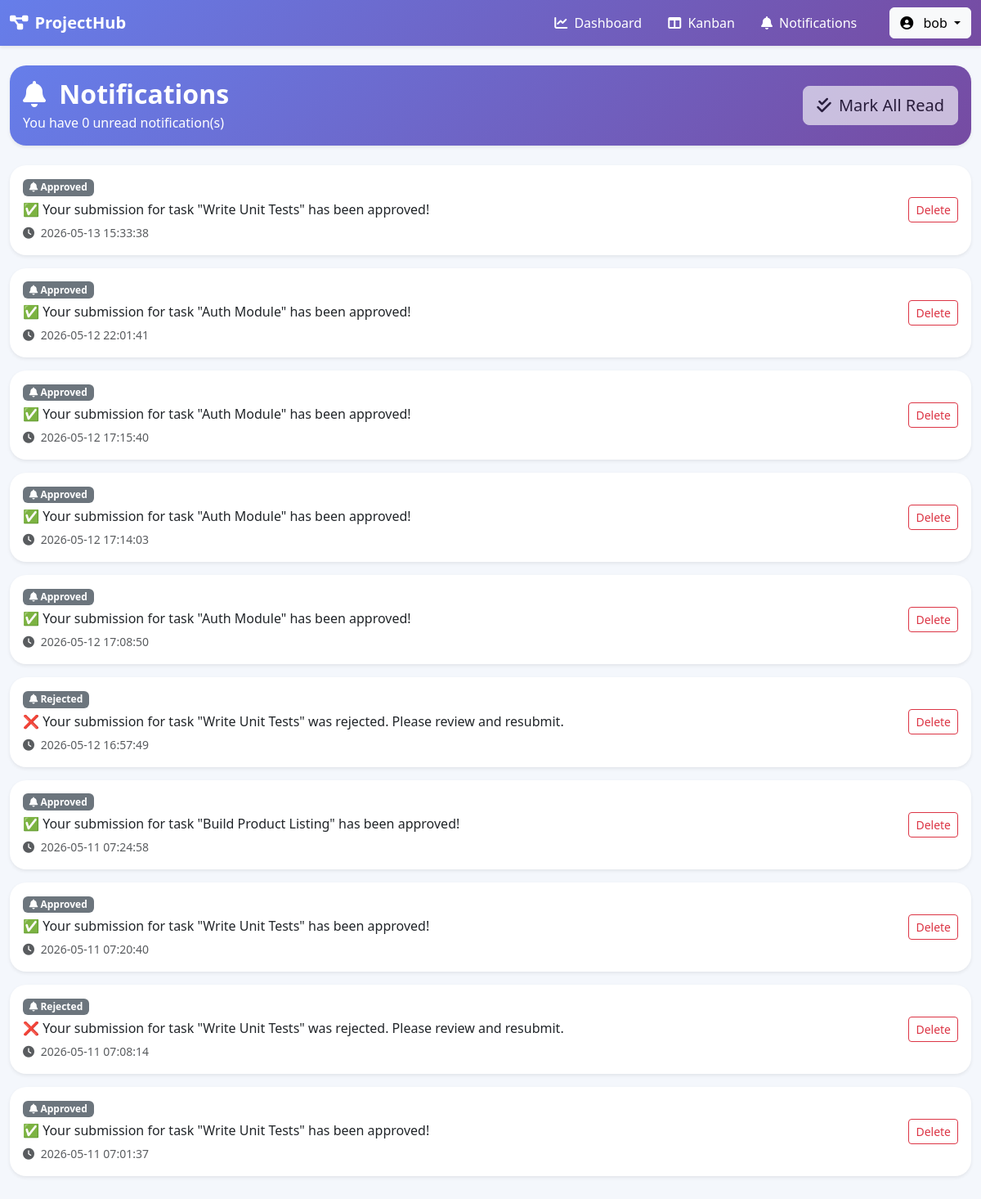
The page /views/user/notifications/list.php (signed in) on the database its author committed.
### tables this page shows
CREATE TABLE `notifications` (
  `id` int(11) NOT NULL,
  `user_id` int(11) NOT NULL,
  `task_id` int(11) NOT NULL,
  `type` enum('approved','rejected') NOT NULL,
  `message` text NOT NULL,
  `is_read` tinyint(1) DEFAULT 0,
  `created_at` timestamp NOT NULL DEFAULT current_timestamp()
);

### models/Notification.php (called while the page is built, shortened)
    <?php
class Notification {
    private $pdo;
    public function __construct($pdo) {
        $this->pdo = $pdo;
    }
    public function findNotificationsByUser($user_id) {
        $stmt = $this->pdo->prepare("
            SELECT * FROM notifications
            WHERE user_id = ?
            ORDER BY created_at DESC
            LIMIT 20
        ");
        $stmt->execute([$user_id]);
        return $stmt->fetchAll(PDO::FETCH_ASSOC);
    }
    public function countUnread($user_id) {
        $stmt = $this->pdo->prepare("
            SELECT COUNT(*) FROM notifications
            WHERE user_id = ? AND is_read = 0
        ");
        $stmt->execute([$user_id]);
        return (int) $stmt->fetchColumn();
    }
}
?>

### views/user/notifications/list.php (the view, shortened to what this page needs)
<?php
require_once(__DIR__ . "/../../../config/database.php");
require_once(__DIR__ . "/../../../models/Notification.php");
$notificationModel = new Notification($pdo);
$notifications = $notificationModel->findNotificationsByUser($_SESSION['user']['id']);
$unreadCount = $notificationModel->countUnread($_SESSION['user']['id']);
?>
<!DOCTYPE html>
<html lang="en">
<head>
<link href="https://cdn.jsdelivr.net/npm/bootstrap@5.3.3/dist/css/bootstrap.min.css" rel="stylesheet">
<link rel="stylesheet" href="https://cdnjs.cloudflare.com/ajax/libs/font-awesome/6.4.0/css/all.min.css">
</head>
<body>
<nav class="navbar navbar-expand-lg navbar-dark shadow-sm sticky-top">
    <div class="container-fluid">
        <a class="navbar-brand fw-bold" href="#">
            <i class="fas fa-project-diagram me-2"></i>ProjectHub
        </a>
        <div class="collapse navbar-collapse" id="navbarContent">
            <div class="navbar-nav ms-auto align-items-lg-center">
                <a href="../dashboard.php" class="nav-link text-white me-3">
                    <i class="fas fa-chart-line me-1"></i> Dashboard
                </a>
                <a href="../kanban/kanban.php" class="nav-link text-white me-3">
                    <i class="fas fa-table-columns me-1"></i> Kanban
                </a>
                <a href="list.php" class="nav-link text-white me-3 position-relative">
                    <i class="fas fa-bell me-1"></i> Notifications
                </a>
                <div class="dropdown ms-lg-3">
                    <button class="btn btn-light dropdown-toggle" data-bs-toggle="dropdown">
                        <i class="fas fa-user-circle me-2"></i>
                        <?= htmlspecialchars($_SESSION["user"]["username"]); ?>
                    </button>
                </div>
            </div>
        </div>
    </div>
</nav>
<div class="container-fluid py-4">
    <div class="card dashboard-card shadow-sm mb-4 text-white"
         style="background: linear-gradient(135deg,#667eea,#764ba2);">
        <div class="card-body">
            <div class="d-flex justify-content-between align-items-center flex-wrap">
                <div>
                    <h2 class="fw-bold mb-1">
                        <i class="fas fa-bell me-2"></i> Notifications
                    </h2>
                    <p class="mb-0">
                        You have <?= $unreadCount ?> unread notification(s)
                    </p>
                </div>
                    <form id="markAllForm" method="POST" class="d-inline">
                        <button id="markAllBtn" class="btn btn-light btn-lg" type="submit" <?php echo $unreadCount <= 0 ? 'disabled' : ''; ?>>
                            <i class="fas fa-check-double me-1"></i> Mark All Read
                        </button>
                    </form>
            </div>
        </div>
    </div>
    <div class="row">
        <div class="col-12">
        <?php if(empty($notifications)): ?>
            <div class="card dashboard-card shadow-sm">
                <div class="card-body text-center py-5">
                    <i class="fas fa-bell-slash fa-3x text-muted mb-3"></i>
                    <h5>No notifications yet</h5>
                </div>
            </div>
        <?php else: ?>
            <?php foreach($notifications as $notif): ?>
                <?php
                    $map = [
                        'task_assigned' => ['info','tasks'],
                        'task_updated' => ['warning','edit'],
                        'submission_approved' => ['success','check-circle'],
                        'submission_rejected' => ['danger','times-circle']
                    ];
                    $type = $map[$notif['type']] ?? ['secondary','bell'];
                ?>
                <div class="card dashboard-card shadow-sm mb-3
                    <?= !$notif['is_read'] ? 'border border-primary' : '' ?>">
                    <div class="card-body d-flex justify-content-between align-items-center">
                        <div>
                            <h6 class="mb-1">
                                <span class="badge bg-<?= $type[0] ?>">
                                    <i class="fas fa-<?= $type[1] ?>"></i>
                                    <?= ucfirst(str_replace('_',' ',$notif['type'])) ?>
                                </span>
                            </h6>
                            <p class="mb-1">
                                <?= htmlspecialchars($notif['message']) ?>
                            </p>
                            <small class="text-muted">
                                <i class="fas fa-clock me-1"></i>
                                <?= $notif['created_at'] ?>
                            </small>
                        </div>
                        <div class="d-flex gap-2">
                            <a href="?action=delete&id=<?= $notif['id'] ?>"
                               class="btn btn-sm btn-outline-danger"
                               onclick="return confirm('Delete this notification?')">
                                Delete
                            </a>
                        </div>
                    </div>
                </div>
            <?php endforeach; ?>
        <?php endif; ?>
        </div>
    </div>
</div>
</body>
</html>

### views/user/notifications/list.php (style rules this page uses)
body { background-color:#f4f7fc; }
.navbar { background: linear-gradient(135deg,#667eea,#764ba2); }
.dashboard-card { border:none; border-radius:20px; transition:0.3s; }

### rows shown on the page
notifications: type "Approved", message "✅ Your submission for task \"Write Unit Tests\" has been approved!", created_at "2026-05-13 15:33:38"
notifications: type "Approved", message "✅ Your submission for task \"Auth Module\" has been approved!", created_at "2026-05-12 22:01:41"
notifications: type "Approved", message "✅ Your submission for task \"Auth Module\" has been approved!", created_at "2026-05-12 17:15:40"
notifications: type "Approved", message "✅ Your submission for task \"Auth Module\" has been approved!", created_at "2026-05-12 17:14:03"
notifications: type "Approved", message "✅ Your submission for task \"Auth Module\" has been approved!", created_at "2026-05-12 17:08:50"
notifications: type "Rejected", message "❌ Your submission for task \"Write Unit Tests\" was rejected. Please review and resubmit.", created_at "2026-05-12 16:57:49"
notifications: type "Approved", message "✅ Your submission for task \"Build Product Listing\" has been approved!", created_at "2026-05-11 07:24:58"
notifications: type "Approved", message "✅ Your submission for task \"Write Unit Tests\" has been approved!", created_at "2026-05-11 07:20:40"
notifications: type "Rejected", message "❌ Your submission for task \"Write Unit Tests\" was rejected. Please review and resubmit.", created_at "2026-05-11 07:08:14"
notifications: type "Approved", message "✅ Your submission for task \"Write Unit Tests\" has been approved!", created_at "2026-05-11 07:01:37"

### other values the page prints
$_SESSION["user"]["username"] "bob"
$unreadCount "0"
